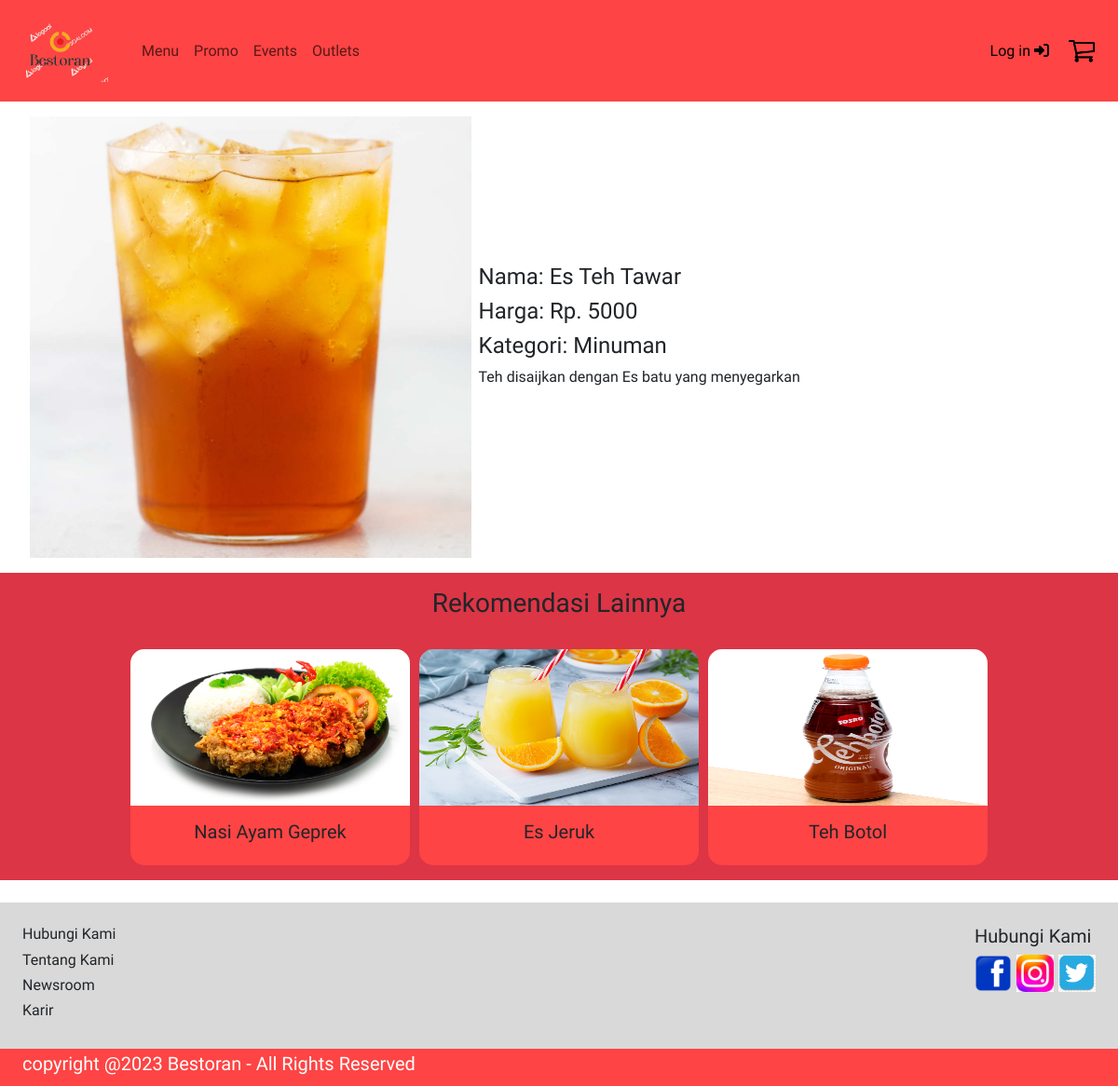
The page /food_details.php?id=F0001 on the database as committed earlier.
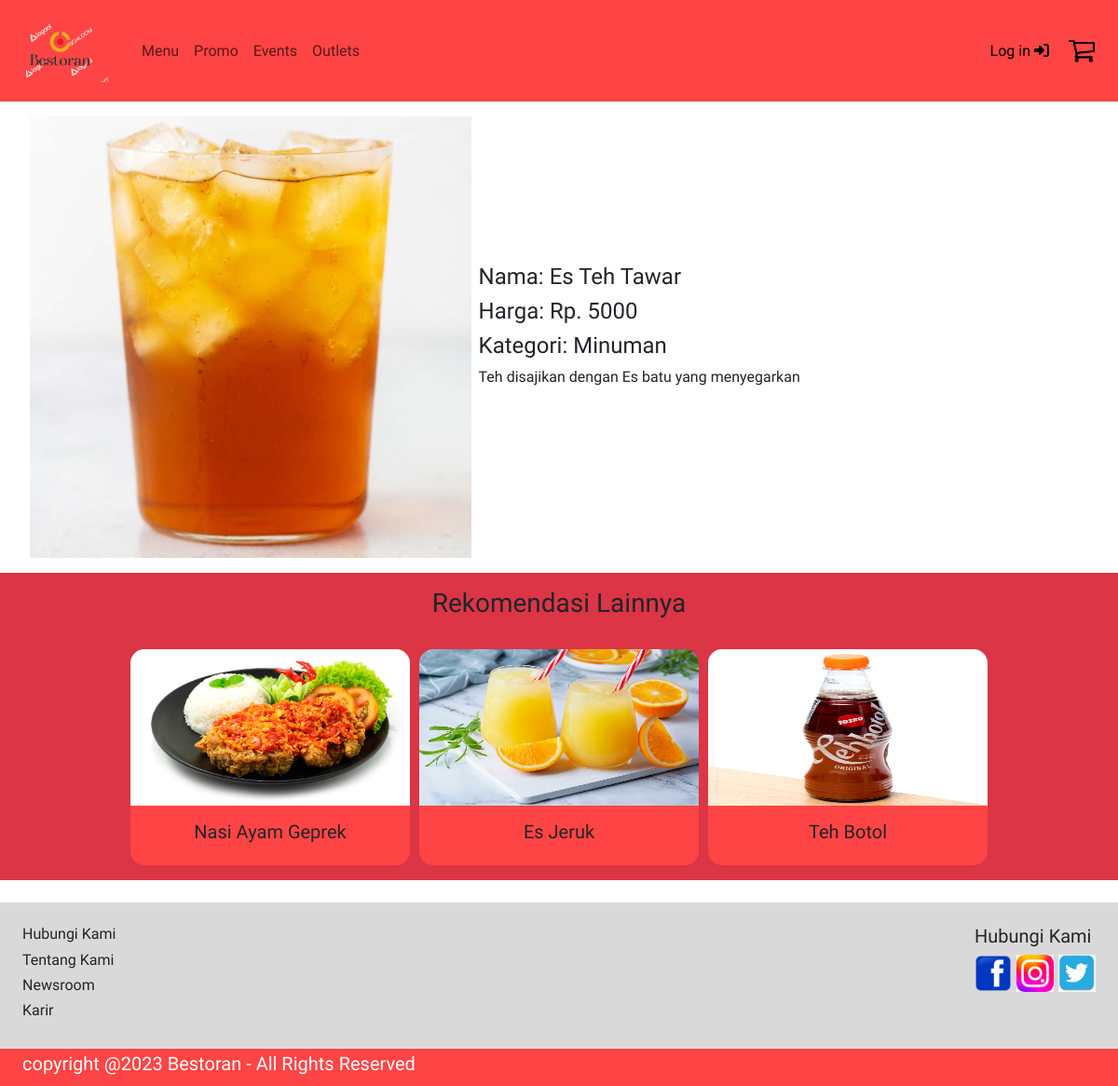
The same page on the database as committed later.
### tables this page shows
CREATE TABLE menu(
	food_id VARCHAR(5) NOT NULL, 
    food_name VARCHAR(30), 
    food_desc VARCHAR(200),
    food_category VARCHAR(30), 
    food_price INT, 
    food_imgpath VARCHAR(50),
    PRIMARY KEY (food_id)
);

### food_details.php (the view, shortened to what this page needs)
<?php
include('components/header.php');
?>
<body>
    <?php
    include('components/navbar.php');
    ?>
    <div class="justify-content-center d-flex flex-row align-items-center">
    </div>
    <?php
    $foodId = $_GET['id'];
    $conn = mysqli_connect('localhost', 'root', '', 'restaurant');
    $sql = "SELECT food_name, food_price, food_category, food_desc, food_imgpath FROM menu WHERE food_id = '$foodId'";
    $result = mysqli_query($conn, $sql);
    if (mysqli_num_rows($result) > 0) {
        while ($row = mysqli_fetch_assoc($result)) {
            $detail = "<div class='detail-items mx-2 d-flex align-items-center'>
                <img class='detail-img ms-4 mt-2' src='$row[food_imgpath]'></img>
                <div class='d-flex flex-column justify-content-around ms-2'>
                        <h4 class='food-name'>Nama: $row[food_name] </h4>
                        <h4 class='food-price'>Harga: Rp. $row[food_price] </h4>
                        <h4 class='food-category'>Kategori: $row[food_category] </h4>
                        <p class='food-desc'> $row[food_desc] </p>
                </div>
            </div>";
        }
        echo $detail;
    } else {
        echo 'No data found for this food item.';
    }
    ?>
    <div class="p-3 mt-3 bg-danger d-flex flex-column text-center align-items-center">
        <h3>Rekomendasi Lainnya</h3>
        <div class="recommended-items mt-4 align-items-center flex-row">
            <?php
            $recommendedMenu = 'SELECT * FROM menu ORDER BY RAND() LIMIT 3';
            $res = mysqli_query($conn, $recommendedMenu);
            while ($row2 = $res->fetch_array()) {
                $card =
                    "<div class='menu-card' data-food-id=$row2[food_id] data-food-price=$row2[food_price] data-food-description='$row2[food_desc]'>
            <div class='food-info'>
            <p class='description'></p>
            </div>
            <img class='menu-card-img' src= $row2[food_imgpath]>
            <div class='menu-card-bottom d-flex flex-row justify-content-around' >
            <div class='menu-card-info d-flex p-3 flex-row justify-content-center'>
                <h5 class='food-name'> $row2[food_name]</h5>
              </div>
            </div>
          </div>";
                echo $card;
            }
            ?>
        </div>
    </div>
    <?php
    include('components/footer.php');
    ?>
</body>

Rows that differ between the two databases and show on the page:
changed menu "Es Teh Tawar": food_desc "Teh disaijkan dengan Es batu yang menyegarkan" → "Teh disajikan dengan Es batu yang menyegarkan"
